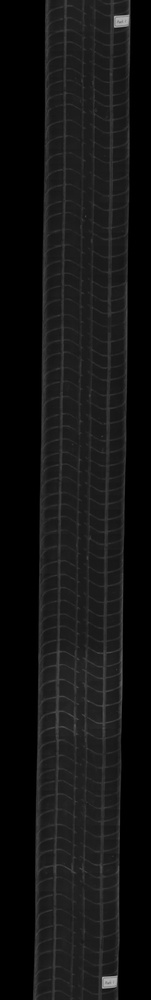
#> input picture Tire_tread_defect_detection/TireTest_20200708/code4/2/frame9_gray.jpg, 151 x 1000 px, shrunk from 1280 x 8504 before the run, found by its file name
$ python test3.py
#> lines starting #> are read from the running program, lines starting #| are printed output that depends on the picture
import cv2
import numpy as np
import matplotlib.pyplot as plt

"""DCT"""

img = cv2.imread('D:/Tire_Test/code4/2/frame9_gray.jpg', cv2.IMREAD_GRAYSCALE)
#> img is the input picture: shape (1000, 151); min 0, max 182, mean 19.6
height, width = img.shape
#> height = 1000; width = 151
img_dct = cv2.dct(np.array(img, np.float32))

cv2.imwrite('D:/Tire_Test/code4/1/img_dct.jpg', img_dct)
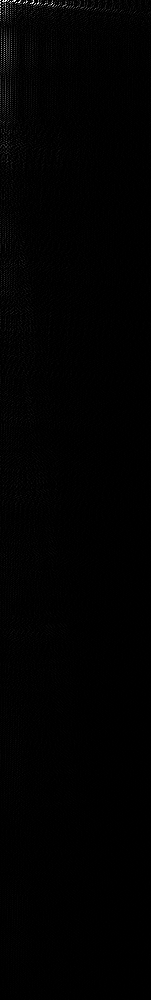
#> saved as img_dct.jpg: shape (1000, 151); min 0, max 255, mean 1.5

# img_dct[100:200, 100:200] = 0
# img_dct[200:, :] = 0
# img_dct[:, 200:] = 0

img_r = np.array(cv2.idct(img_dct), np.uint8)

fig = plt.figure('DCT demo', figsize=(4,2))
plt.subplot(131)
plt.imshow(img, 'gray'), plt.title('Original'), plt.axis('off')

plt.subplot(132)
plt.imshow(np.array(img_dct, np.uint8), cmap='hot'), plt.title('DCT mod'), plt.axis('off')

plt.subplot(133)
plt.imshow(img_r, 'gray'), plt.title('Original mod'), plt.axis('off')

plt.tight_layout()
plt.show()
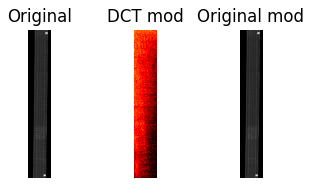
#> figure drawn by matplotlib, 3 panels
